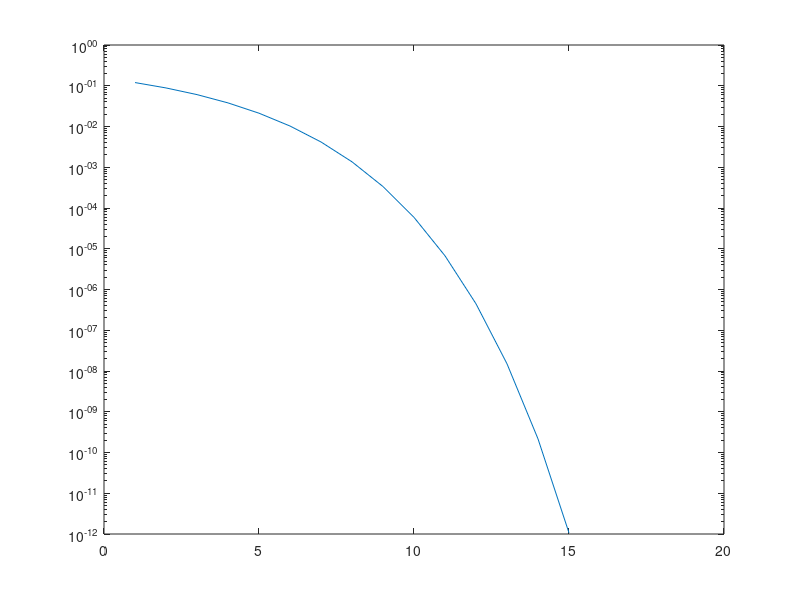

Write the MATLAB code that produced this figure.
N=2; %%number of symbols within a sequenceBER=zeros(15,1); %%bit error rate for awgn channel%%--------------------------------------sequences=zeros(9, 3);sequences(1,:)=[0, 0, 0];sequences(2,:)=[0, 0, 1];sequences(3,:)=[0, 1, 1];sequences(4,:)=[0, 1, 0];sequences(5,:)=[1, 1, 0];sequences(6,:)=[1, 1, 1];sequences(7,:)=[1, 0, 1];sequences(8,:)=[1, 0, 0];sequences(9,:)=[1, 0, 0];%disp(sequences)%disp(0)rgb_sequences=zeros(9,2);rgb_sequences(1,:)=[2, 0];rgb_sequences(2,:)=[2, 1];rgb_sequences(3,:)=[2, 2];rgb_sequences(4,:)=[1, 2];rgb_sequences(5,:)=[1, 0];rgb_sequences(6,:)=[1, 1];rgb_sequences(7,:)=[0, 1];rgb_sequences(8,:)=[0, 2];rgb_sequences(9,:)=[0, 0];%disp(rgb_sequences)%disp(0)hamming_distances=zeros(9,9); %calculate hamming distances between sequencesdist=0;for i=1:1:9  for j=1:1:9    if(sequences(i,1)~=sequences(j,1))        dist=dist+1;    end    if(sequences(i,2)~=sequences(j,2))        dist=dist+1;    end    if(sequences(i,3)~=sequences(j,3))        dist=dist+1;    end    hamming_distances(i, j)=dist;    dist=0;  endenddisp(hamming_distances)disp(0)%%---------------------------------------------------G = zeros(15, 1);for SNR = 1:15    SNR_lin= 10^(SNR/10);    fun = @(x)exp(-(0.8*(4*SNR_lin/3)*(sin(pi/3)).^2)./(sin(abs(x-pi/6)+pi/3)).^2) ;    q = integral(fun,pi/6,-pi/2);    q = abs(q/(2*pi));    G(SNR)=q;end%%---------------------------------------------------term=0;p_seq=1;for b=1:1:15  for i=1:1:(2^floor(log2(3^N)))    for j=1:1:3^N      if(j~=i)        for r=1:1:N          if(rgb_sequences(i, r)==rgb_sequences(j, r))            p_seq=p_seq*(1-2*G(b));          else            p_seq=p_seq*G(b);          end                 end      end            term=term+(hamming_distances(i, j)*p_seq);      p_seq=1;           end  end  BER(b)=term;  term=0;endBER=BER/(floor(log2(3^N))); BER=BER/8; %divide by P(seq_{i})semilogy([1; 2; 3; 4; 5; 6; 7; 8; 9; 10; 11; 12; 13; 14; 15], BER)